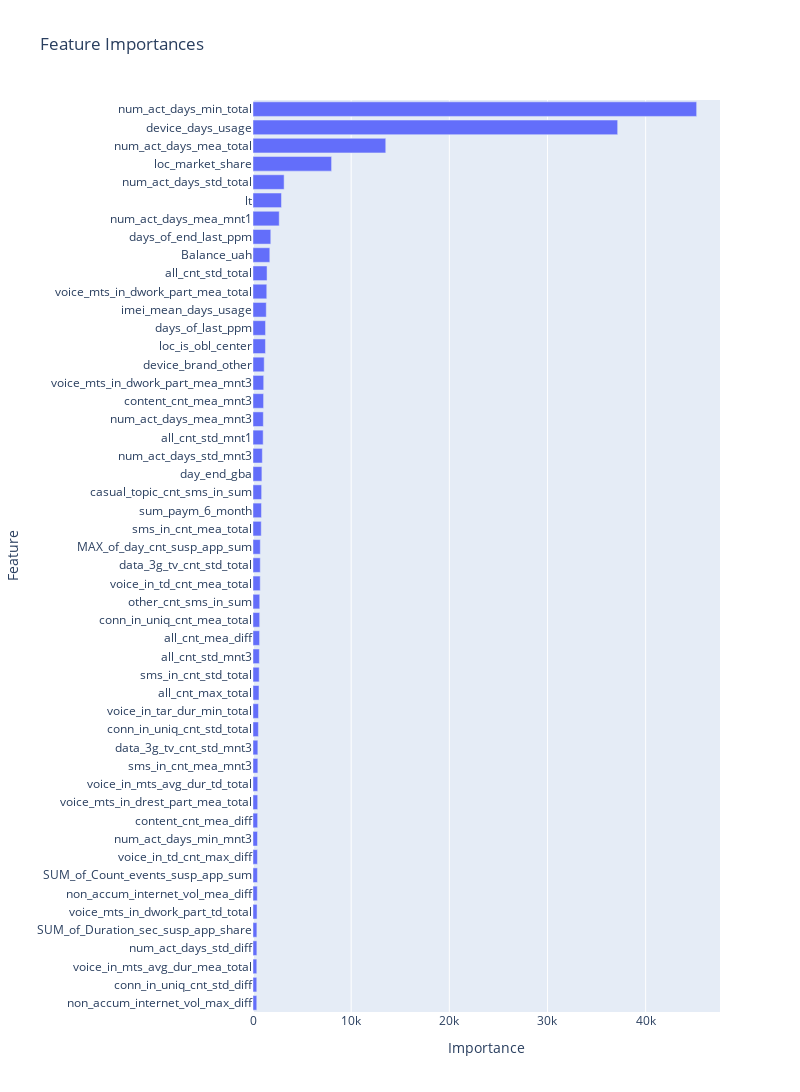

The notebook cell this image was saved under:
### Code cell
import plotly.express as px

fig = px.bar(feature_importances[:50], x="Importance", y="Feature", title="Feature Importances")
fig.update_layout(yaxis={"categoryorder": "total ascending"}, width=800, height=1200)
fig.show()

### Figure 1 — Plotly figure (JSON) as saved in the notebook; plotly's stock layout.template omitted (floating-point values rounded to 4 significant figures)
{"data": [{"alignmentgroup": "True", "hovertemplate": "Importance=%{x}<br>Feature=%{y}<extra></extra>", "legendgroup": "", "marker": {"color": "#636efa", "pattern": {"shape": ""}}, "name": "", "offsetgroup": "", "orientation": "h", "showlegend": false, "textposition": "auto", "type": "bar", "x": [45200.0, 37150.0, 13520.0, 8005.0, 3170.0, 2901.0, 2672.0, 1811.0, 1712.0, 1432.0, 1403.0, 1352.0, 1277.0, 1269.0, 1141.0, 1090.0, 1078.0, 1052.0, 1036.0, 951.0, 907.1, 879.3, 862.1, 839.0, 745.2, 739.1, 736.2, 686.9, 681.6, 669.4, 646.7, 630.8, 609.3, 558.2, 549.5, 494.0, 493.0, 481.7, 476.7, 471.4, 457.6, 453.2, 451.0, 435.4, 413.1, 395.1, 393.9, 385.9, 383.8, 383.7], "xaxis": "x", "y": ["num_act_days_min_total", "device_days_usage", "num_act_days_mea_total", "loc_market_share", "num_act_days_std_total", "lt", "num_act_days_mea_mnt1", "days_of_end_last_ppm", "Balance_uah", "all_cnt_std_total", "voice_mts_in_dwork_part_mea_total", "imei_mean_days_usage", "days_of_last_ppm", "loc_is_obl_center", "device_brand_other", "voice_mts_in_dwork_part_mea_mnt3", "content_cnt_mea_mnt3", "num_act_days_mea_mnt3", "all_cnt_std_mnt1", "num_act_days_std_mnt3", "day_end_gba", "casual_topic_cnt_sms_in_sum", "sum_paym_6_month", "sms_in_cnt_mea_total", "MAX_of_day_cnt_susp_app_sum", "data_3g_tv_cnt_std_total", "voice_in_td_cnt_mea_total", "other_cnt_sms_in_sum", "conn_in_uniq_cnt_mea_total", "all_cnt_mea_diff", "all_cnt_std_mnt3", "sms_in_cnt_std_total", "all_cnt_max_total", "voice_in_tar_dur_min_total", "conn_in_uniq_cnt_std_total", "data_3g_tv_cnt_std_mnt3", "sms_in_cnt_mea_mnt3", "voice_in_mts_avg_dur_td_total", "voice_mts_in_drest_part_mea_total", "content_cnt_mea_diff", "num_act_days_min_mnt3", "voice_in_td_cnt_max_diff", "SUM_of_Count_events_susp_app_sum", "non_accum_internet_vol_mea_diff", "voice_mts_in_dwork_part_td_total", "SUM_of_Duration_sec_susp_app_share", "num_act_days_std_diff", "voice_in_mts_avg_dur_mea_total", "conn_in_uniq_cnt_std_diff", "non_accum_internet_vol_max_diff"], "yaxis": "y"}], "layout": {"barmode": "relative", "height": 1200, "legend": {"tracegroupgap": 0}, "title": {"text": "Feature Importances"}, "width": 800, "xaxis": {"anchor": "y", "domain": [0, 1], "title": {"text": "Importance"}}, "yaxis": {"anchor": "x", "categoryorder": "total ascending", "domain": [0, 1], "title": {"text": "Feature"}}}}
